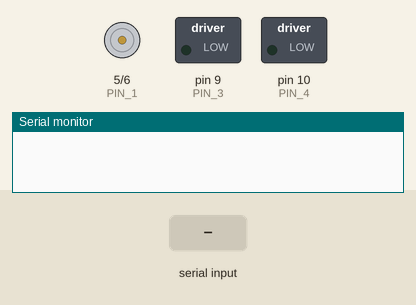
Recording of a sketch running on a simulated Arduino Uno, built with avr-gcc and run on an emulated ATmega328P. On the bench: motor-driver pin pairs drawn as motors (green arrow = first pin HIGH = forward, orange = second pin HIGH = backward, longer = more drive), switched loads named in the sketch (green lamp = pin HIGH), the last lines printed to the serial monitor. Inputs (shaded band) come from the test bench.

Above: at 1.25 s.
1.3 s: "90,45\n" received over Serial
At 1.9 s:
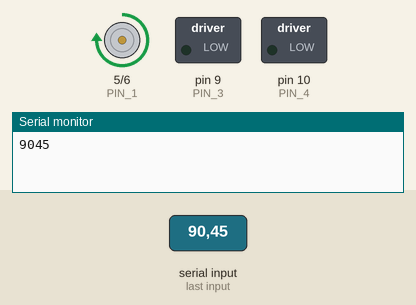
Timing chart, 0 to 4.3 s (numbered marks = the images above; inputs shaded):
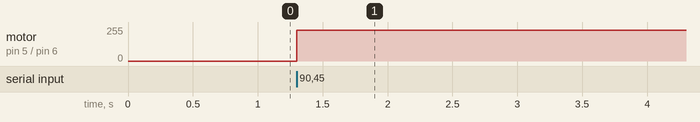

The sketch:

workinginput.ino
```cpp
const int PIN_1 = 5;
const int PIN_2 = 6;
const int PIN_3 = 9;
const int PIN_4 = 10;

int module_pins[] = {PIN_1, PIN_2, PIN_3, PIN_4};

const int number_of_modules = sizeof(module_pins) / sizeof(int);

void setup() {
  Serial.begin(115200);
  for (int i = 0; i < number_of_modules; i++) {
    // Set up serial pins
    pinMode(module_pins[i], OUTPUT);
    // Deactivate all motors
    analogWrite(module_pins[i], 0);
  }
}

void write(int pinNum, int intensity) {
  for (int i = 0; i < number_of_modules; i++) {
    if (pinNum != i) {
      analogWrite(module_pins[i], 0);
    } else {
      analogWrite(module_pins[pinNum], intensity);
    }
  }
}

int intensity = 70;                // how bright the LED is
int intensity_change_interval = 1; // how many points to fade the LED by
int dataIn = 0;

void loop() {

  while (Serial.available() > 0) {
    //    Get Integer Data
    dataIn = Serial.parseInt();
    Serial.print(dataIn);
  }

  // set the intensity of pin 9:
  write(dataIn, intensity);

  if (intensity == 255) {
    //    Serial.print(millis());
    //    Serial.print('\n');
  }

  //  Serial.print(intensity);
  //  Serial.print('\n');

  // change the intensity for next time through the loop:
  intensity = intensity + intensity_change_interval;

  // reverse the direction of the fading at the ends of the fade:
  if (intensity <= 0 || intensity >= 255) {
    intensity_change_interval = -intensity_change_interval;
  }

  // wait for 30 milliseconds to see the dimming effect
  delay(1);
}
```
